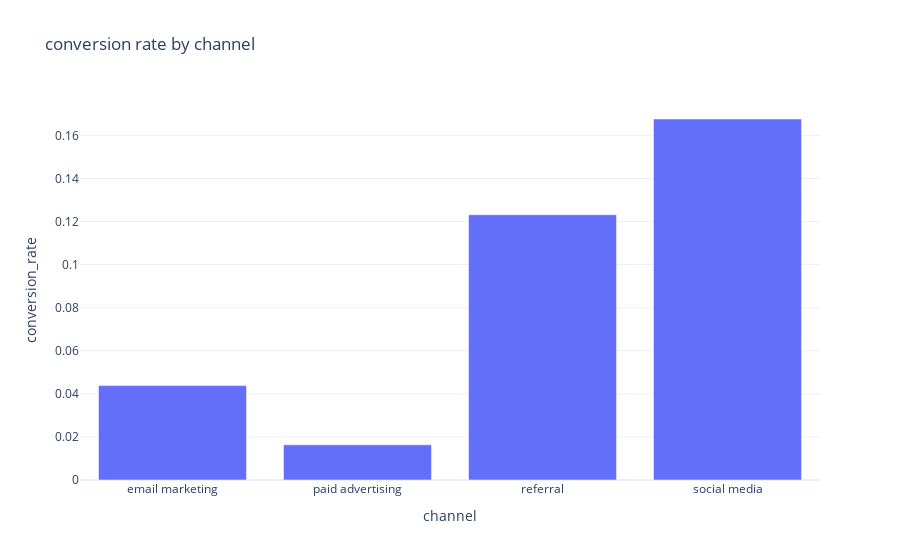

Source (notebook cell):
### Code cell
conversion_by_channel = data.groupby('channel')['conversion_rate'].mean().reset_index()
fig = px.bar(conversion_by_channel,
             x = "channel",
             y = "conversion_rate",
             title = "conversion rate by channel")
fig.show()

### Figure 1 — Plotly figure (JSON) as saved in the notebook; plotly's stock layout.template omitted (floating-point values rounded to 4 significant figures)
{"data": [{"alignmentgroup": "True", "hovertemplate": "channel=%{x}<br>conversion_rate=%{y}<extra></extra>", "legendgroup": "", "marker": {"color": "#636efa", "pattern": {"shape": ""}}, "name": "", "offsetgroup": "", "orientation": "v", "showlegend": false, "textposition": "auto", "type": "bar", "x": ["email marketing", "paid advertising", "referral", "social media"], "xaxis": "x", "y": [0.04382, 0.01634, 0.1231, 0.1676], "yaxis": "y"}], "layout": {"autosize": true, "barmode": "relative", "legend": {"tracegroupgap": 0}, "title": {"text": "conversion rate by channel"}, "xaxis": {"anchor": "y", "autorange": true, "domain": [0, 1], "range": [-0.5, 3.5], "title": {"text": "channel"}, "type": "category"}, "yaxis": {"anchor": "x", "autorange": true, "domain": [0, 1], "range": [0, 0.1764], "title": {"text": "conversion_rate"}, "type": "linear"}}}
